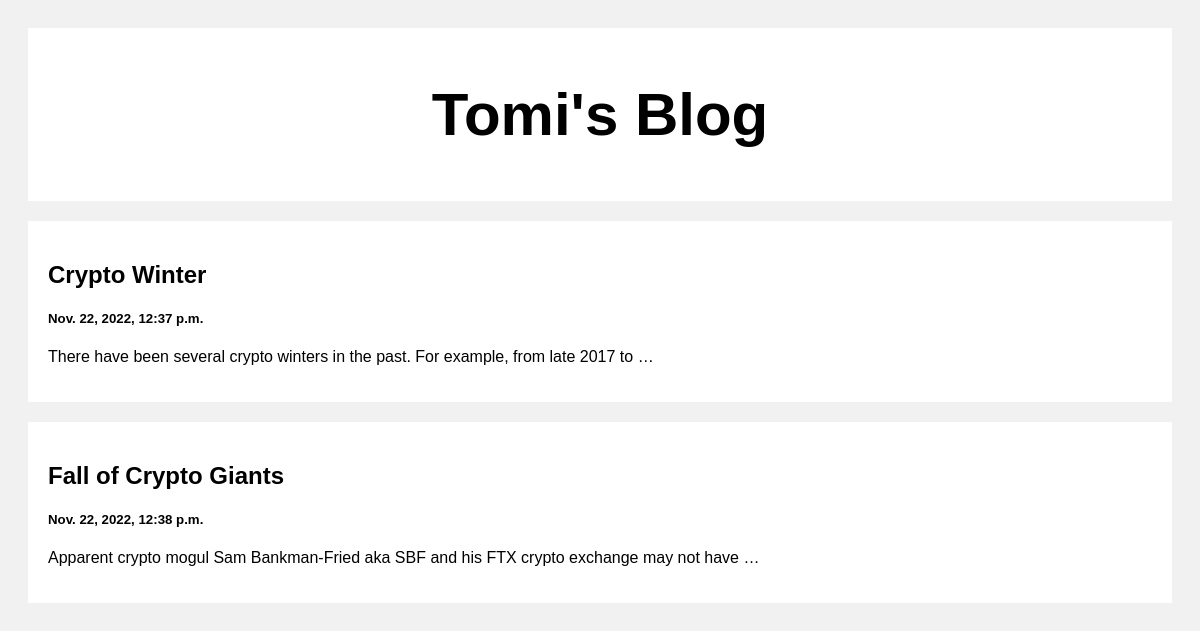
The page / on the database its author committed.
### blog/models.py (models this page shows)
class Post(models.Model):
    title = models.CharField(max_length=100)
    body = models.CharField(max_length=80000)
    created_At = models.DateTimeField(default=datetime.now, blank=True)

### blog/views.py (the view)
# urls.py: path('', views.index, name='index'),
def index(request):
    posts = Post.objects.all()
    return render(request, 'index.html', {'posts': posts})

### template/index.html (shortened to what this page needs)
<!DOCTYPE html>
<html>
<head>
</head>
<body>
<div class="header">
  <h2>Tomi's Blog</h2>
</div>
<div class="row">
  <div class="leftcolumn">
    {% for post in posts %}
    <div class="card">
      <a style="text-decoration: none; color: black;" href="/post/{{post.id}}">
        <h2>{{post.title}}</h2>
        <h5>{{post.created_At}}</h5>
        <p>{{post.body|truncatewords:15}}</p>
      </a>
    </div>
    {% endfor %}
  </div>
</div>
</body>
</html>

### template/index.html (style rules this page uses)
* { box-sizing: border-box; }
body { font-family: Arial; padding: 20px; background: #f1f1f1; }
.header { padding: 2px; font-size: 40px; text-align: center; background: white; }
.leftcolumn { float: left; width: 100%; }
.card { background-color: white; padding: 20px; margin-top: 20px; }
.row:after { content: ""; display: table; clear: both; }

### rows shown on the page
Post: title "Crypto Winter", created_At "Nov. 22, 2022, 12:37 p.m.", body "There have been several crypto winters in the past. For example, from late 2017 to …"
Post: title "Fall of Crypto Giants", created_At "Nov. 22, 2022, 12:38 p.m.", body "Apparent crypto mogul Sam Bankman-Fried aka SBF and his FTX crypto exchange may not have …"
